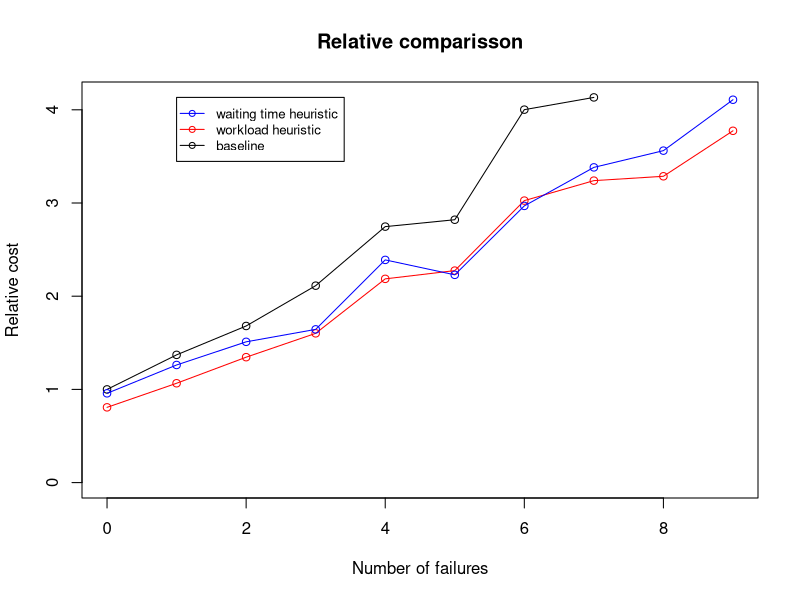

Write the R code that produced this figure. (Note: this script raises an error after producing the figure.)
library(ggplot2)
baseline1<-read.table("baseline1.txt",header=TRUE)
baseline2<-read.table("baseline2.txt",header=TRUE)
baseline3<-read.table("baseline3.txt",header=TRUE)
baseline<-rbind(baseline1,baseline2,baseline3)
baseline<-baseline[!duplicated(baseline[,1]), ]
freetime1<-read.table("freetime1.txt",header=TRUE)
freetime2<-read.table("freetime2.txt",header=TRUE)
freetime3<-read.table("freetime3.txt",header=TRUE)
freetime<-rbind(freetime1,freetime2,freetime3)
freetime<-freetime[!duplicated(freetime[,1]), ]
workload1<-read.table("workload1.txt",header=TRUE)
workload2<-read.table("workload2.txt",header=TRUE)
workload3<-read.table("workload3.txt",header=TRUE)
workload<-rbind(workload1,workload2,workload3)
workload<-workload[!duplicated(workload[,1]), ]
rel_freetime<-freetime$sum/baseline$sum[1]
rel_workload<-workload$sum/baseline$sum[1]
rel_baseline<-baseline$sum/baseline$sum[1]
g_range <- range(0, rel_freetime,rel_baseline, rel_workload)
x_range <- range(0,length(rel_baseline)-1,length(rel_freetime)-1,length(rel_workload)-1)
pdf("relative_comparisson.pdf")
plot(x=c(0:(length(rel_baseline)-1)),y=rel_baseline, type="o",col="black",xlim=x_range, ylim=g_range,ann=FALSE)
lines(x=c(0:(length(rel_workload)-1)),y=rel_workload, type="o",col="red")
lines(x=c(0:(length(rel_freetime)-1)),y=rel_freetime,type="o",col="blue")
title(main="Relative comparisson")
title(xlab="Number of failures")
title(ylab="Relative cost")
legend(1,g_range[2],c("waiting time heuristic", "workload heuristic", "baseline"),cex=0.8,col=c("blue","red","black"),pch=21,lty=1)
dev.off()
pdf("baseline.pdf")
ggplot(baseline, aes(x = factor(amountoffailures), y = cost)) +
geom_bar(position = position_dodge()) +
geom_errorbar(aes(ymin=cost-std, ymax=cost+std))
dev.off()
pdf("workload.pdf")
ggplot(workload, aes(x = factor(amountoffailures), y = cost)) +
    geom_bar(position = position_dodge()) +
    geom_errorbar(aes(ymin=cost-std, ymax=cost+std))
dev.off()
pdf("freetime.pdf")
ggplot(freetime, aes(x = factor(amountoffailures), y = cost)) +
   geom_bar(position = position_dodge()) +
   geom_errorbar(aes(ymin=cost-std, ymax=cost+std))
dev.off()
